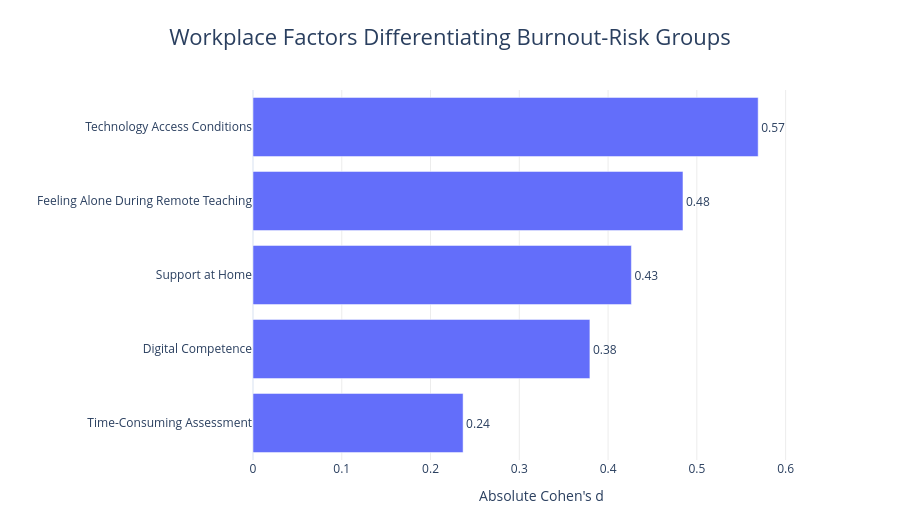

Notebook cell for this chart:
### Code cell
import plotly.express as px

interactive_effects = effect_sizes.copy()

interactive_effects["Factor"] = interactive_effects["Factor"].map(factor_labels)
interactive_effects["Effect Size"] = interactive_effects["Cohens_d"].abs()

interactive_effects = interactive_effects.sort_values(
    "Effect Size",
    ascending=True
)

fig = px.bar(
    interactive_effects,
    x="Effect Size",
    y="Factor",
    orientation="h",
    text="Effect Size",
    custom_data=[
        "Lower Risk Mean",
        "Elevated Risk Mean",
        "Cohens_d"
    ],
    title="Workplace Factors Differentiating Burnout-Risk Groups"
)

fig.update_traces(
    texttemplate="%{text:.2f}",
    textposition="outside",
    hovertemplate=(
        "<b>%{y}</b><br><br>"
        "Effect-size magnitude: %{x:.2f}<br>"
        "Lower-risk mean: %{customdata[0]:.2f}<br>"
        "Elevated-risk mean: %{customdata[1]:.2f}<br>"
        "Cohen's d: %{customdata[2]:.2f}"
        "<extra></extra>"
    )
)

fig.update_layout(
    template="plotly_white",
    title={
        "x": 0.5,
        "xanchor": "center",
        "font": {"size": 22}
    },
    xaxis_title="Absolute Cohen's d",
    yaxis_title="",
    height=520,
    margin=dict(l=30, r=70, t=90, b=60),
    hoverlabel=dict(font_size=13),
    showlegend=False
)

fig.update_xaxes(
    showgrid=True,
    gridcolor="rgba(0,0,0,0.08)",
    range=[0, 0.65]
)

fig.update_yaxes(
    showgrid=False
)

fig.show()

### Figure 1 — Plotly figure (JSON) as saved in the notebook; plotly's stock layout.template omitted (floating-point values rounded to 4 significant figures)
{"data": [{"customdata": [[1.752, 1.482, -0.2367], [15.89, 14.57, -0.3795], [4.129, 3.58, -0.4263], [3.065, 2.411, -0.4844], [4.147, 3.625, -0.5691]], "hovertemplate": "<b>%{y}</b><br><br>Effect-size magnitude: %{x:.2f}<br>Lower-risk mean: %{customdata[0]:.2f}<br>Elevated-risk mean: %{customdata[1]:.2f}<br>Cohen's d: %{customdata[2]:.2f}<extra></extra>", "legendgroup": "", "marker": {"color": "#636efa", "pattern": {"shape": ""}}, "name": "", "orientation": "h", "showlegend": false, "text": [0.2367, 0.3795, 0.4263, 0.4844, 0.5691], "textposition": "outside", "texttemplate": "%{text:.2f}", "type": "bar", "x": [0.2367, 0.3795, 0.4263, 0.4844, 0.5691], "xaxis": "x", "y": ["Time-Consuming Assessment", "Digital Competence", "Support at Home", "Feeling Alone During Remote Teaching", "Technology Access Conditions"], "yaxis": "y"}], "layout": {"barmode": "relative", "height": 520, "hoverlabel": {"font": {"size": 13}}, "legend": {"tracegroupgap": 0}, "margin": {"b": 60, "l": 30, "r": 70, "t": 90}, "showlegend": false, "title": {"font": {"size": 22}, "text": "Workplace Factors Differentiating Burnout-Risk Groups", "x": 0.5, "xanchor": "center"}, "xaxis": {"anchor": "y", "domain": [0, 1], "gridcolor": "rgba(0,0,0,0.08)", "range": [0, 0.65], "showgrid": true, "title": {"text": "Absolute Cohen's d"}}, "yaxis": {"anchor": "x", "domain": [0, 1], "showgrid": false, "title": {"text": ""}}}}
